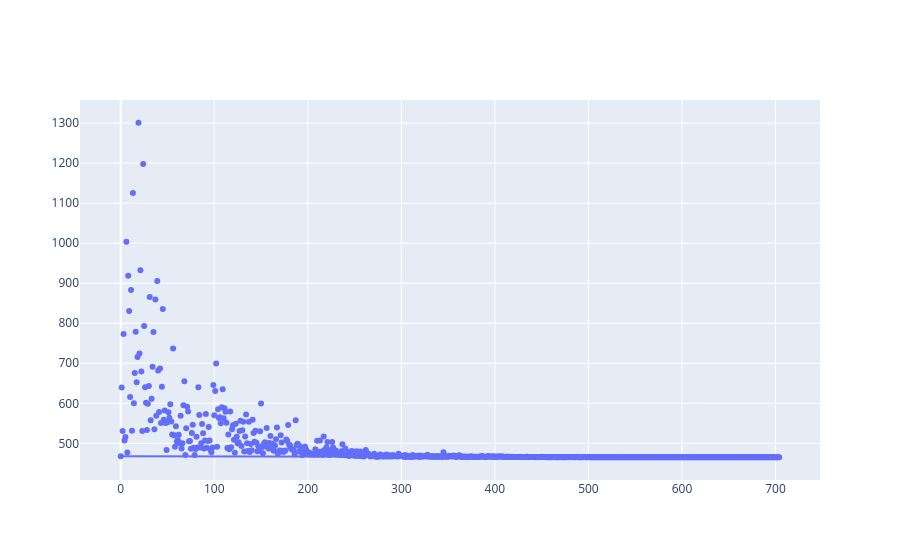

The notebook cell this image was saved under:
### Code cell
figure_scatter = px.scatter(df_progress, x = "evaluation", y = "objective")
figure_line = px.line(df_progress, x = "evaluation", y = "best_objective")
go.Figure(data = figure_scatter.data + figure_line.data)

### Figure 1 — Plotly figure (JSON) as saved in the notebook; plotly's stock layout.template omitted (floating-point values rounded to 4 significant figures; data arrays with more than 128 entries replaced by an {"elided": "..."} marker saying what was removed)
{"data": [{"hovertemplate": "evaluation=%{x}<br>objective=%{y}<extra></extra>", "legendgroup": "", "marker": {"color": "#636efa", "symbol": "circle"}, "mode": "markers", "name": "", "orientation": "v", "showlegend": false, "type": "scatter", "x": {"elided": "705 int values"}, "xaxis": "x", "y": {"elided": "705 float values"}, "yaxis": "y"}, {"hovertemplate": "evaluation=%{x}<br>best_objective=%{y}<extra></extra>", "legendgroup": "", "line": {"color": "#636efa", "dash": "solid"}, "marker": {"symbol": "circle"}, "mode": "lines", "name": "", "orientation": "v", "showlegend": false, "type": "scatter", "x": {"elided": "705 int values"}, "xaxis": "x", "y": {"elided": "705 float values"}, "yaxis": "y"}], "layout": {}}
